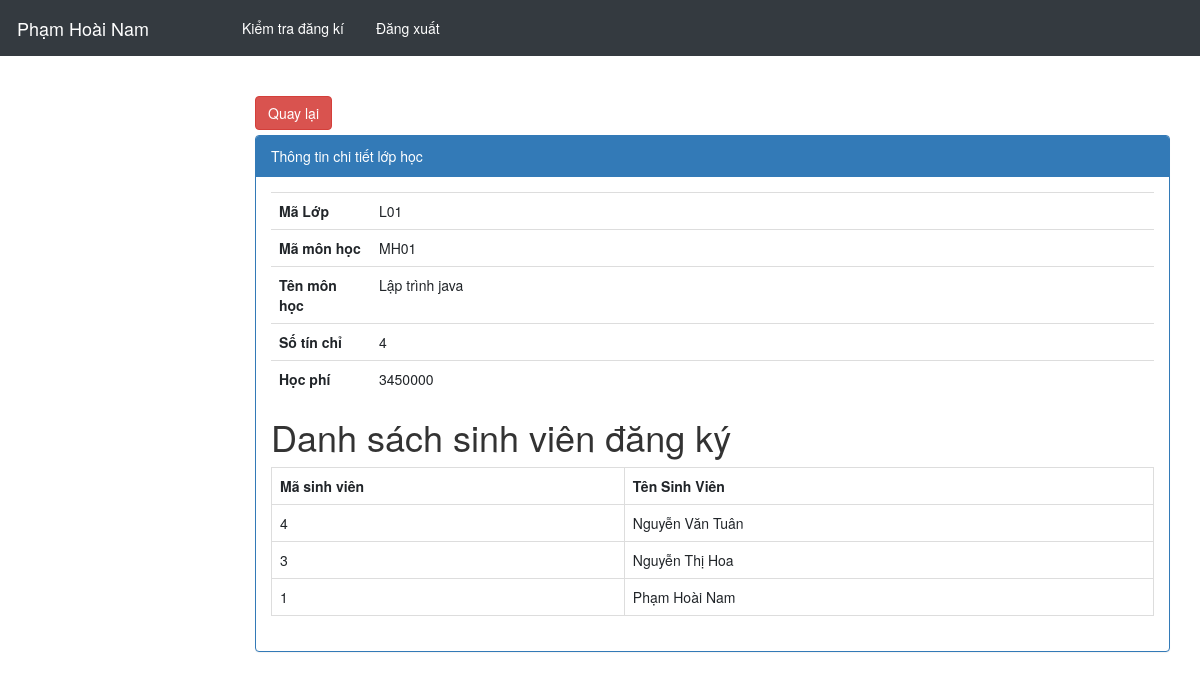
The page /admin/index.php?controller=KtraDki&action=detail&id=L01 (signed in) on the database its author committed.
### tables this page shows
CREATE TABLE `lop` (
  `MaLop` varchar(11) NOT NULL,
  `MaMH` varchar(11) NOT NULL
);

CREATE TABLE `monhoc` (
  `MaMH` varchar(11) NOT NULL,
  `TenMH` varchar(500) NOT NULL,
  `SoTinChi` int(11) NOT NULL,
  `HocPhi` double NOT NULL
);

CREATE TABLE `nguoidung` (
  `MaNguoiDung` int(11) NOT NULL,
  `Ten` varchar(255) NOT NULL,
  `Email` varchar(100) NOT NULL,
  `MatKhau` varchar(100) NOT NULL,
  `Admin` int(11) NOT NULL DEFAULT 0,
  `DiaChi` varchar(500) NOT NULL,
  `SDT` varchar(100) NOT NULL
);

### admin/controllers/KtraDkiController.php (called while the page is built, shortened)
<?php
	include "models/KtraDkiModel.php";
	class KtraDkiController extends Controller{
		public function detail(){
			$maLop = isset($_GET["id"]) ? $_GET["id"] : 0;
			$data = $this->getTTLop($maLop);
			$dssv = $this->getDsSV($maLop);
			$this->loadView("ChiTietDkiView.php",array('data'=>$data,'dssv'=>$dssv));
		}
	}
 ?>

### admin/models/KtraDkiModel.php (called while the page is built, shortened)
<?php
	trait KtraDkiModel{
		public function getTTLop($maLop){
			$conn = Connection::getInstance();
			$query = $conn->prepare("select * from lop l inner join monhoc mh on l.MaMH = mh.MaMH where MaLop=:_MaLop");
				$query->execute(array("_MaLop"=>$maLop));
			return $query->fetch();
		}
		public function getDsSV($maLop){
			$conn = Connection::getInstance();
			$query = $conn->prepare("select DISTINCT nd.MaNguoiDung, Ten from chitietlop ct inner join nguoidung nd on ct.MaNguoiDung = nd.MaNguoiDung where MaLop=:_MaLop");
				$query->execute(array("_MaLop"=>$maLop));
			return $query->fetchAll();
		}
	}
 ?>

### admin/views/ChiTietDkiView.php (the view, shortened to what this page needs)
<div class="col-md-12">
    <div style="margin-bottom:5px;">
        <input onclick="history.go(-1);" type="button" value="Quay lại" class="btn btn-danger">
    </div>
    <div class="panel panel-primary">
        <div class="panel-heading">Thông tin chi tiết lớp học</div>
        <div class="panel-body">
            <table class="table">
                <tr>
                    <th style="width: 100px;">Mã Lớp</th>
                    <td><?php echo $data->MaLop; ?></td>
                </tr>
                <tr>
                    <th style="width: 100px;">Mã môn học</th>
                    <td><?php echo $data->MaMH; ?></td>
                </tr>
                <tr>
                    <th style="width: 100px;">Tên môn học</th>
                    <td><?php echo $data->TenMH; ?></td>
                </tr>
                <tr>
                    <th style="width: 100px;">Số tín chỉ</th>
                    <td><?php echo $data->SoTinChi; ?></td>
                </tr>
                <tr>
                    <th style="width: 100px;">Học phí</th>
                    <td><?php echo $data->HocPhi; ?></td>
                </tr>
            <table class="table table-bordered table-hover">
                <h1>Danh sách sinh viên đăng ký</h1>
                <tr>
                    <th style="width: 100px;">Mã sinh viên</th>
                    <th style="width:150px;">Tên Sinh Viên</th>
                </tr>
                <?php foreach ($dssv as $value): ?>
                    <tr>
                        <td><?php echo $value->MaNguoiDung; ?></td>
                        <td><?php echo $value->Ten; ?></td>
                    </tr>
                <?php endforeach ?>
            </table>
        </div>
    </div>
</div>

### rows shown on the page
lop: MaLop "L01", monhoc.MaMH "MH01", monhoc.TenMH "Lập trình java", monhoc.SoTinChi "4", monhoc.HocPhi "3450000"
nguoidung: MaNguoiDung "4", Ten "Nguyễn Văn Tuân"
nguoidung: MaNguoiDung "3", Ten "Nguyễn Thị Hoa"
nguoidung: MaNguoiDung "1", Ten "Phạm Hoài Nam"
